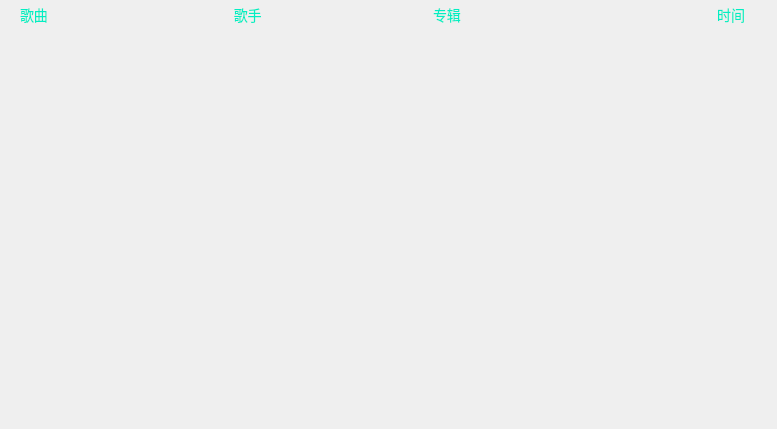
<?xml version="1.0" encoding="UTF-8"?>
<ui version="4.0">
 <class>searchMusic</class>
 <widget class="QWidget" name="searchMusic">
  <property name="geometry">
   <rect>
    <x>0</x>
    <y>0</y>
    <width>777</width>
    <height>429</height>
   </rect>
  </property>
  <property name="windowTitle">
   <string>Form</string>
  </property>
  <layout class="QVBoxLayout" name="verticalLayout">
   <property name="spacing">
    <number>0</number>
   </property>
   <property name="leftMargin">
    <number>0</number>
   </property>
   <property name="topMargin">
    <number>0</number>
   </property>
   <property name="rightMargin">
    <number>0</number>
   </property>
   <property name="bottomMargin">
    <number>0</number>
   </property>
   <item>
    <widget class="QWidget" name="widget_title" native="true">
     <property name="minimumSize">
      <size>
       <width>0</width>
       <height>30</height>
      </size>
     </property>
     <property name="maximumSize">
      <size>
       <width>16777215</width>
       <height>30</height>
      </size>
     </property>
     <property name="styleSheet">
      <string notr="true">QLabel
{
	font-size: 14px;
	font-family: 微软雅黑;
	color: #01EEC3;
}</string>
     </property>
     <layout class="QHBoxLayout" name="horizontalLayout">
      <property name="spacing">
       <number>100</number>
      </property>
      <property name="leftMargin">
       <number>20</number>
      </property>
      <property name="topMargin">
       <number>0</number>
      </property>
      <property name="rightMargin">
       <number>32</number>
      </property>
      <property name="bottomMargin">
       <number>0</number>
      </property>
      <item>
       <widget class="QLabel" name="label_musicName">
        <property name="text">
         <string>歌曲</string>
        </property>
       </widget>
      </item>
      <item>
       <widget class="QLabel" name="label_songer">
        <property name="text">
         <string>  歌手</string>
        </property>
        <property name="alignment">
         <set>Qt::AlignLeading|Qt::AlignLeft|Qt::AlignVCenter</set>
        </property>
       </widget>
      </item>
      <item>
       <widget class="QLabel" name="label_album">
        <property name="text">
         <string>专辑</string>
        </property>
        <property name="alignment">
         <set>Qt::AlignLeading|Qt::AlignLeft|Qt::AlignVCenter</set>
        </property>
       </widget>
      </item>
      <item>
       <widget class="QLabel" name="label_time">
        <property name="text">
         <string>时间</string>
        </property>
        <property name="alignment">
         <set>Qt::AlignRight|Qt::AlignTrailing|Qt::AlignVCenter</set>
        </property>
       </widget>
      </item>
     </layout>
    </widget>
   </item>
   <item>
    <widget class="QListView" name="listView">
     <property name="styleSheet">
      <string notr="true">#listView
{
	border:none;
	background: transparent;
}</string>
     </property>
     <property name="horizontalScrollBarPolicy">
      <enum>Qt::ScrollBarAlwaysOff</enum>
     </property>
    </widget>
   </item>
  </layout>
 </widget>
 <resources/>
 <connections/>
</ui>
